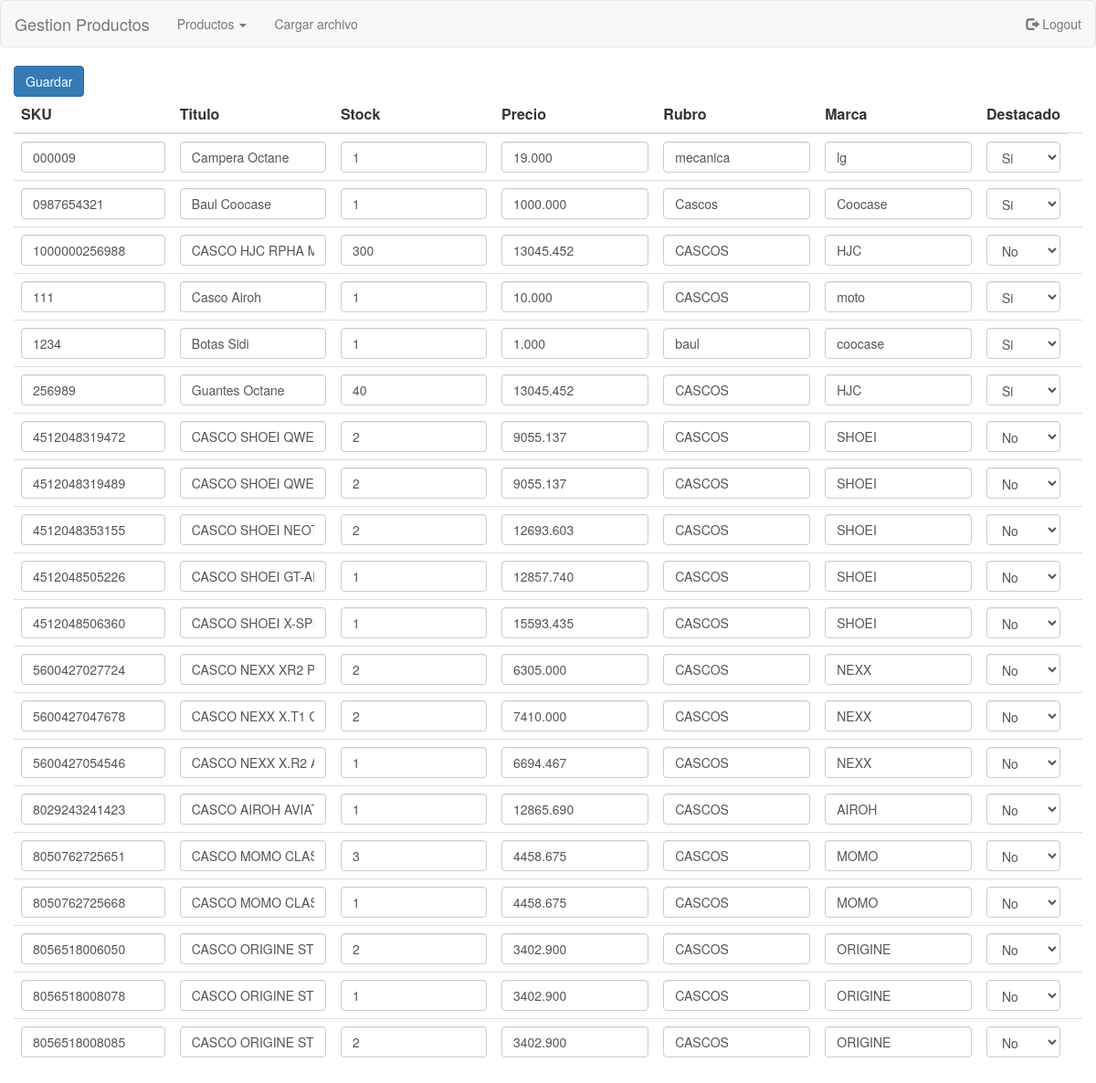
The page /index.php/admin/editar on the database as committed earlier.
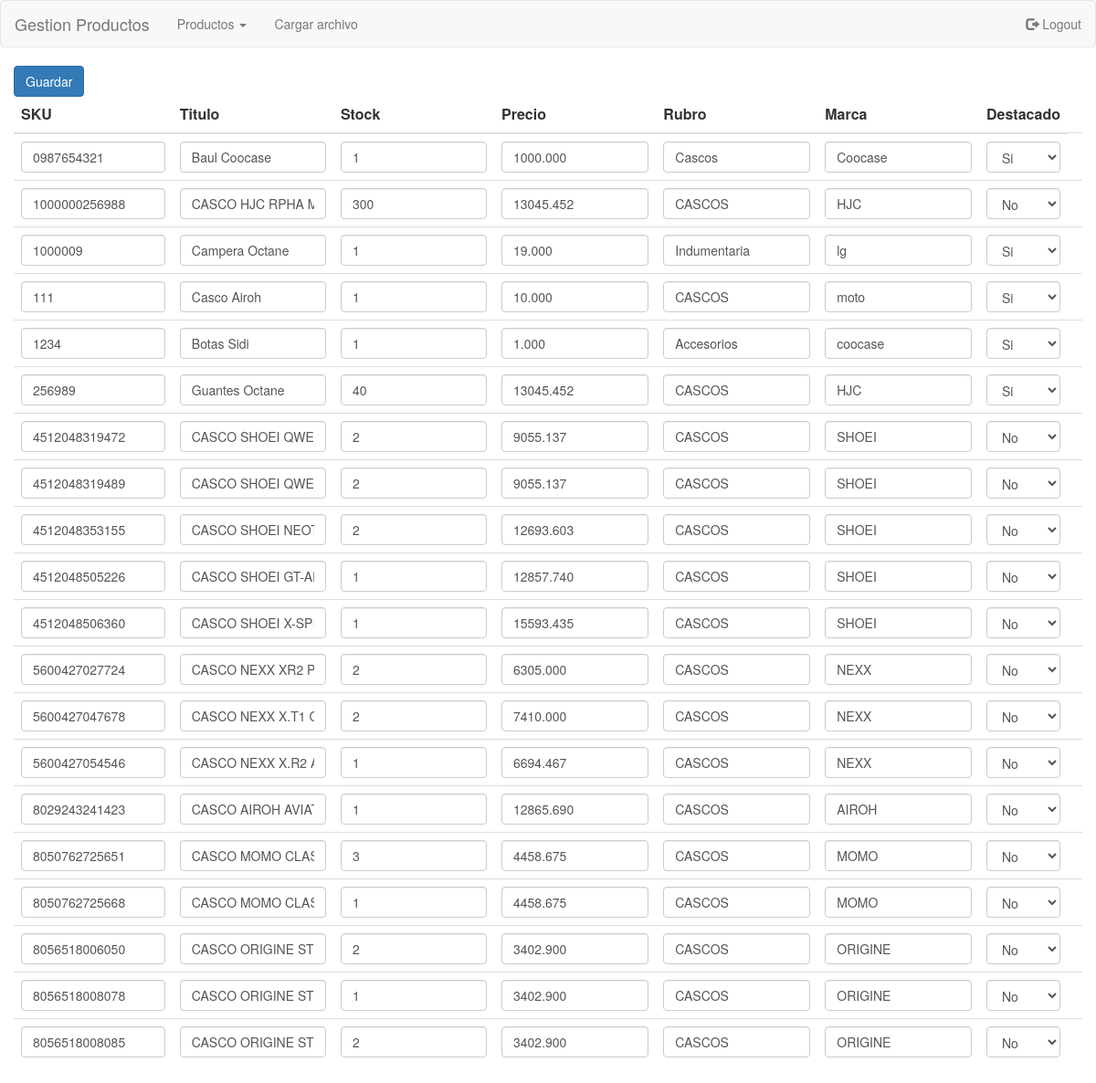
The same page on the database as committed later.
### tables this page shows
CREATE TABLE `productos` (
  `sku` varchar(15) NOT NULL,
  `titulo` varchar(50) NOT NULL,
  `stock` int(10) UNSIGNED NOT NULL,
  `precio` float(8,3) NOT NULL,
  `rubro` varchar(30) NOT NULL,
  `marca` varchar(30) NOT NULL,
  `destacado` tinyint(1) NOT NULL,
  `img` varchar(50) NOT NULL
);

### application/controllers/Admin.php (called while the page is built, shortened)
<?php
class Admin extends CI_Controller
{
    public function __construct()
    {
        $this->load->helper('url');
    }
    public function editar()
    {
        $this->load->model('productos');
        $data['productos']=$this->productos->listar();
        $this->load->view('admin/header');
        $this->load->view('admin/navbar');
        $this->load->view('admin/headerTabla');
        $this->load->view('admin/editar',$data);
        $this->load->view('admin/footerTabla');
    }
}

### index.php (called while the page is built, shortened)
<?php
require_once BASEPATH.'core/CodeIgniter.php';

### application/models/Productos.php (called while the page is built, shortened)
<?php
include_once "Database.php";
class Productos
{
    public function listar()
    {
        $db=new database();
        $db->conectar();
        $consulta="SELECT *
			       FROM Productos;";
        $resultado=mysqli_query($db->conexion, $consulta)
        or die ("No se pueden mostrar los productos.");
        $productos = array(array("sku", "titulo", "stock", "precio", "rubro", "marca", "destacado", "img"));
        $i=0;
        while($producto = mysqli_fetch_assoc($resultado))
        {
            $productos[$i]["sku"]=$producto["sku"];
            $productos[$i]["titulo"]=$producto["titulo"];
            $productos[$i]["stock"]=$producto["stock"];
            $productos[$i]["precio"]=$producto["precio"];
            $productos[$i]["rubro"]=$producto["rubro"];
            $productos[$i]["marca"]=$producto["marca"];
            $productos[$i]["destacado"]=$producto["destacado"];
            $productos[$i]["img"]=$producto["img"];
            $i++;
        }
        return $productos;
    }
}
?>

### application/models/Database.php (called while the page is built, shortened)
<?php
class database
{
	public $conexion;
	public function conectar()
	{
		$this->conexion = mysqli_connect(server, user, password, database)
		or die('No se pudo conectar a la base '  . mysqli_error($this->conexion));
		$this->conexion->set_charset("utf8");
		mysqli_query($this->conexion, "SET NAMES 'utf8'");
	}
}
?>

### application/views/admin/editar.php (the view)
<?php
echo '<form name="grilla" method="POST" action="actualizar"';
foreach ($productos as $producto)
{
    if($producto["destacado"]==0)
    {
        $destacado="<option value=\"1\"> No </option>";
    }
    else{
        $destacado="<option value=\"1\"> Si </option>";
        }
    echo
    '
    <tr>
        <td>
            <input type="text" class="form-control" id="" name="grilla['.$producto["sku"].'][sku]"     value="'.$producto["sku"].'"></input>
        </td>
        <td>
            <input type="text"   class="form-control" id="" name="grilla['.$producto["sku"].'][titulo]" value="'.$producto["titulo"].'" onchange="campoModificado('.$producto["sku"].')"></input>
        </td>
        <td>
            <input type="text"   class="form-control" id="" name="grilla['.$producto["sku"].'][stock]" value="'.$producto["stock"].'" onchange="campoModificado('.$producto["sku"].')"></input>
        </td>
        <td>
            <input type="text"   class="form-control" id="" name="grilla['.$producto["sku"].'][precio]" value="'.$producto["precio"].'" onchange="campoModificado('.$producto["sku"].')"></input>
        </td>
        <td>
            <input type="text"   class="form-control" id="" name="grilla['.$producto["sku"].'][rubro]" value="'.$producto["rubro"].'" onchange="campoModificado('.$producto["sku"].')"></input>
        </td>
        <td>
            <input type="text"   class="form-control" id="" name="grilla['.$producto["sku"].'][marca]" value="'.$producto["marca"].'" onchange="campoModificado('.$producto["sku"].')"></input>
        </td>
        <td>
            <select class="form-control" id="" name="grilla['.$producto["sku"].'][destacado]" onchange="campoModificado('.$producto["sku"].')">
                '.$destacado.'
                <option value="1"> Si </option>
                <option value="0"> No </option>
            </select>
        </td>
        <td><input type="hidden" class="form-control" id="'.$producto["sku"].'-modificado" name="grilla['.$producto["sku"].'][modificado]" value="0"></input></td>
    ';
}
echo '<button type="submit" class="btn btn-primary">Guardar</button>';
echo '</form>';
?>

Rows that differ between the two databases and show on the page:
removed productos: sku "000009", titulo "Campera Octane", stock "1", precio "19.000", rubro "mecanica", marca "lg", destacado+sku "Si"
added productos: sku "1000009", titulo "Campera Octane", stock "1", precio "19.000", rubro "Indumentaria", marca "lg", destacado+sku "Si"
changed productos "Botas Sidi": rubro "baul" → "Accesorios"
